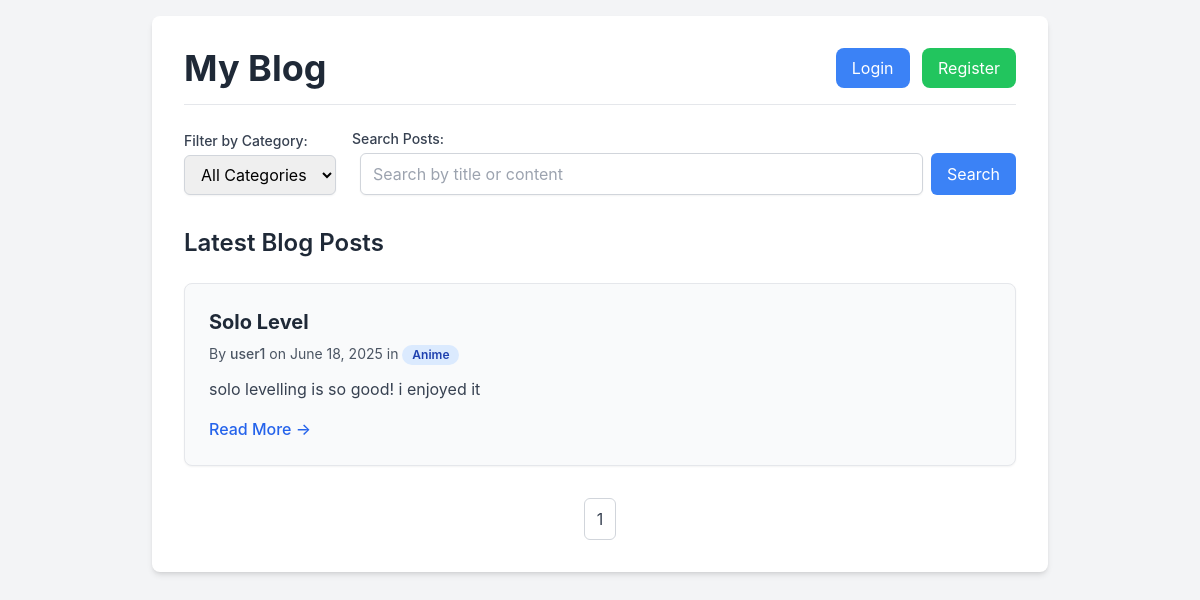
The app's page /, older data.
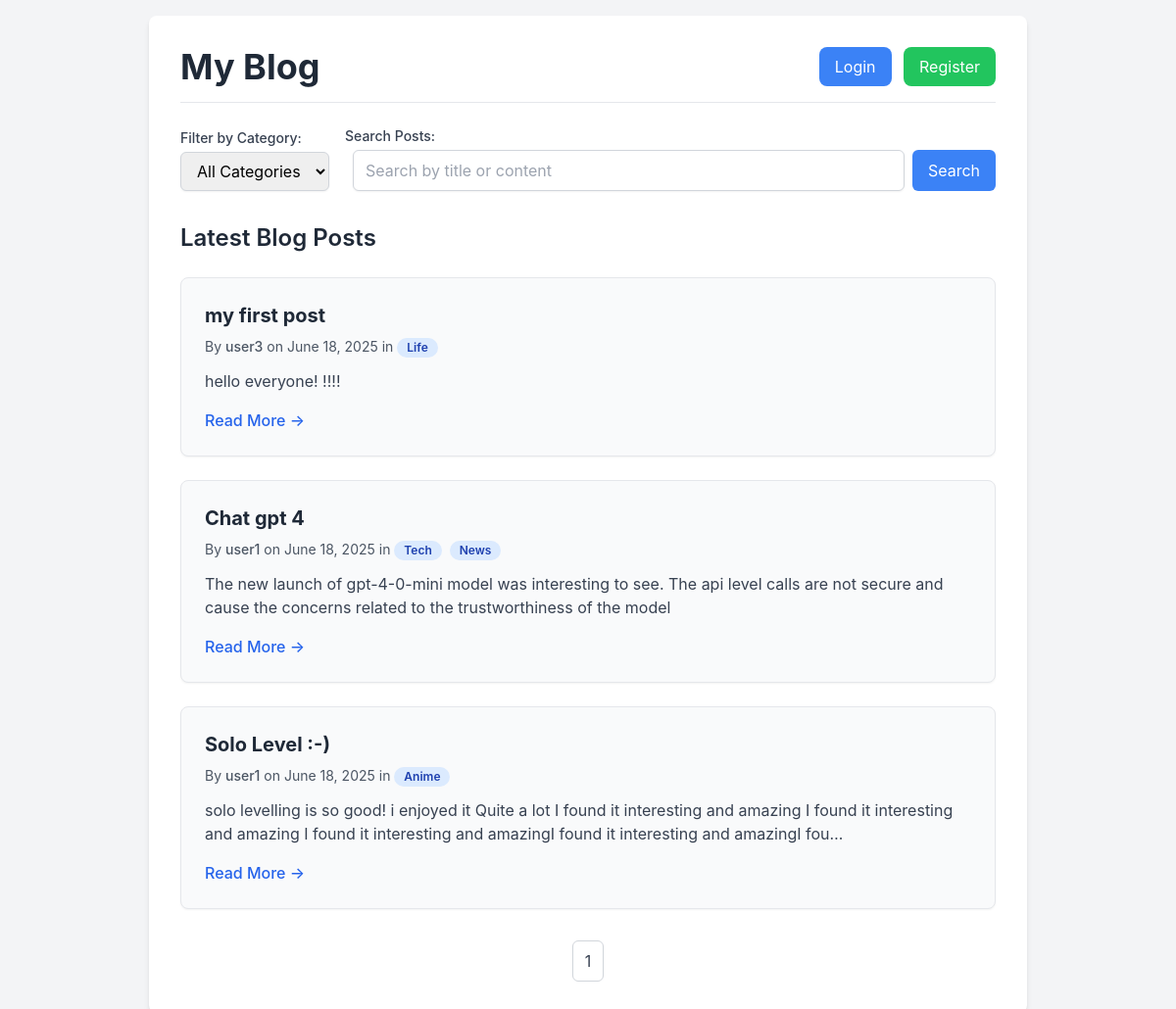
The same page, newer data.
### blog/models.py (models this page shows, shortened)
class BlogPost(models.Model):
    title = models.CharField(max_length=200)
    content = models.TextField()
    author = models.ForeignKey(User, on_delete=models.CASCADE,   related_name='blog_posts')
    published_date = models.DateTimeField(auto_now_add=True)
    is_published = models.BooleanField(default=True)
    categories = models.ManyToManyField(Category)
    created_at = models.DateTimeField(auto_now_add=True)
    updated_at = models.DateTimeField(auto_now=True)

class User(AbstractUser):
    email = models.EmailField(unique=True)
    avatar = models.ImageField(upload_to='avatars/', null=True, blank=True)
    bio = models.TextField(null=True, blank=True)
    groups = models.ManyToManyField(
        'auth.Group',
        related_name='custom_user_groups',
        blank=True,
        help_text='Groups this user belongs to.'
    )
    user_permissions = models.ManyToManyField(
        'auth.Permission',
        related_name='custom_user_permissions',
        blank=True,
        help_text='User-specific permissions.'
    )

class Category(models.Model):
    name = models.CharField(max_length=100)
    description = models.TextField(null=True, blank=True)
    created_at = models.DateTimeField(auto_now_add=True)
    updated_at = models.DateTimeField(auto_now=True)

### blog/views.py (the view)
# urls.py: path('', HomePageView.as_view(), name='home'), # Your home page with dynamic content
class HomePageView(View):
    template_name = 'home.html'
    paginate_by = 5 # Number of posts per page
    def get(self, request, *args, **kwargs):
        posts = BlogPost.objects.filter(is_published=True).order_by('-published_date')
        category_id = request.GET.get('category')
        if category_id:
            posts = posts.filter(categories__id=category_id)
        search_query = request.GET.get('q')
        if search_query:
            posts = posts.filter(
                Q(title__icontains=search_query) | Q(content__icontains=search_query)
            ).distinct() # distinct() to to avoid duplication posts
        paginator = Paginator(posts, self.paginate_by)
        page_number = request.GET.get('page')
        page_obj = paginator.get_page(page_number)
        context = {
            'page_obj': page_obj,
            'categories': Category.objects.all().order_by('name'), # All categories for dropdown
            'selected_category': category_id, # To pre-select dropdown
            'search_query': search_query, # To pre-fill search box
        }
        return render(request, self.template_name, context)

### blog/context_processors.py (called while the page is built)
def categories_processor(request):
    return {'all_categories': Category.objects.all().order_by('name')}

### templates/home.html (shortened to what the changed rows need)
<!DOCTYPE html>
<html lang="en">
<head>
    <script src="https://cdn.tailwindcss.com"></script>
</head>
<body class="bg-gray-100 flex flex-col items-center min-h-screen p-4">
    <div class="bg-white p-8 rounded-lg shadow-md w-full max-w-4xl">
        <nav class="flex justify-between items-center mb-6 pb-4 border-b border-gray-200">
            <h1 class="text-4xl font-bold text-gray-800">My Blog</h1>
        </nav>
        <h2 class="text-2xl font-semibold text-gray-800 mb-6">Latest Blog Posts</h2>
        {% if page_obj.object_list %}
            <div class="space-y-6">
                {% for post in page_obj.object_list %}
                    <div class="bg-gray-50 p-6 rounded-lg shadow-sm border border-gray-200">
                        <h3 class="text-xl font-bold text-gray-800 mb-2">{{ post.title }}</h3>
                        <p class="text-sm text-gray-600 mb-3">
                            By <span class="font-medium">{{ post.author.username }}</span> on {{ post.published_date|date:"F d, Y" }}
                            {% if post.categories.all %}
                                in
                                {% for category in post.categories.all %}
                                    <span class="inline-block bg-blue-100 text-blue-800 text-xs font-semibold px-2.5 py-0.5 rounded-full mr-1">{{ category.name }}</span>
                                {% endfor %}
                            {% endif %}
                        </p>
                        <p class="text-gray-700 mb-4">{{ post.content|truncatechars:200 }}</p>
                        <div class="flex justify-between items-center mt-4">
                            <button onclick="openPostModal('{{ post.pk }}', '{% url "post_detail_api" post.pk %}')"
                                    class="text-blue-600 hover:text-blue-800 font-medium cursor-pointer">
                                Read More &rarr;
                            </button>
                        </div>
                    </div>
                {% endfor %}
            </div>
            <nav class="mt-8 flex justify-center items-center space-x-2">
                {% for num in page_obj.paginator.page_range %}
                    <a href="?page={{ num }}{% if selected_category %}&category={{ selected_category }}{% endif %}{% if search_query %}&q={{ search_query }}{% endif %}"
                       class="px-3 py-2 rounded-md border border-gray-300 bg-white text-gray-700 hover:bg-gray-100
                              {% if page_obj.number == num %} pagination-active {% endif %}">
                        {{ num }}
                    </a>
                {% endfor %}
            </nav>
        {% else %}
            <p class="text-gray-600 text-center text-lg mt-8">No blog posts found.</p>
        {% endif %}
    </div>
</body>
</html>

Row changes from the older to the newer data that the page shows:
added BlogPost: title "my first post", author.username "user3", published_date "June 18, 2025", content "hello everyone! !!!!"
now on this page (row unchanged): Category: name "Life", shown under "my first post"
added BlogPost: title "Chat gpt 4", author.username "user1", published_date "June 18, 2025", content "The new launch of gpt-4-0-mini model was interesting to see. The api level calls are not secure and cause the concerns related to the trustworthiness of the model"
now on this page (row unchanged): Category: name "Tech", shown under "Chat gpt 4"
now on this page (row unchanged): Category: name "News", shown under "Chat gpt 4"
changed BlogPost: title "Solo Level" → "Solo Level :-)"; content "solo levelling is so good! i enjoyed it" → "solo levelling is so good! i enjoyed it Quite a lot I found it interesting and amazing I found it interesting and amazing I found it interesting and amazingI found it interesting and amazingI fou…"
